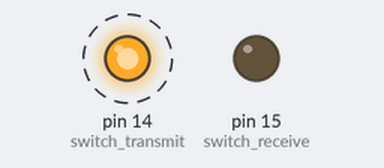
Bench run of a program on a simulated MicroPython board. On the bench: output pins drawn as LEDs (lit = HIGH). Dashed ring = blinking. No radio messages arrive unless stated (any console line starting 'radio sent:' is added by the test bench); pins used as bus, display or sensor lines are not drawn; what the program prints to the serial console is not drawn.

Above: at 0.5 s.
Timing chart, 0 to 3.0 s (numbered marks = the images above):
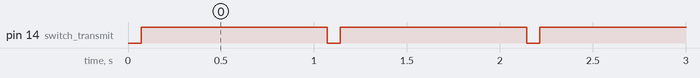

Measured:
- by itself, pin 14 (switch_transmit): alternates HIGH for 1.0 s and LOW for 0.07 s

The program:

transmit.py
```python
'''
_________________________   _______________._______  ___.______________
\_   _____/\______   \   \ /   /\_   _____/|   \   \/  /|   \__    ___/
 |    __)   |     ___/\   Y   /  |    __)  |   |\     / |   | |    |
 |     \    |    |     \     /   |     \   |   |/     \ |   | |    |
 \___  /    |____|      \___/    \___  /   |___/___/\  \|___| |____|
     \/                              \/              \_/

'''
import machine
import utime

# Initialize the SPI bus
# Assign chip select (CS) pin (and start it high)
cs = machine.Pin(13, machine.Pin.OUT)
switch_receive = machine.Pin(15, machine.Pin.OUT)
switch_transmit = machine.Pin(14, machine.Pin.OUT)
# Initialize SPI
spi = machine.SPI(1,
                  baudrate=70000, #spi frequency in hertz
                  polarity=0,
                  phase=0,
                  bits=8,
                  firstbit=machine.SPI.MSB,
                  sck=machine.Pin(10),
                  mosi=machine.Pin(11),
                  miso=machine.Pin(12))
'''
In order to write packet data into FIFO user should:
1 Set FifoAddrPtr to FifoTxBaseAddrs.
2 Write PayloadLength bytes to the FIFO (RegFifo)
'''
def send_data(addr, data):
    # Start the SPI transaction by pulling NSEL low
    cs.value(0)

    # Send the bytes through SPI
    mask = 0x80
    tmp = addr | mask
    spi.write(bytes([tmp , data]))
    # End the SPI transaction by pulling NSEL high
    cs.value(1)

def read_data(addr):
    # Start the SPI transaction by pulling NSEL low
    cs.value(0)

    # Send the address byte for read access (bit 7: 1, bits 6-1: 000000)
    mask = 0x00
    spi.write(bytes([addr | mask]))

    # Read the data from the slave (MISO line)
    response = spi.read(1)

    # End the SPI transaction by pulling NSEL high
    cs.value(1)

    return response[0]

def send_packet(byte1, byte2, byte3, byte4, byte5, byte6, byte7, byte8):
    while True:
        addr = 0b0000001
        data = 0b00000000
        send_data(addr,data)

        # LoRa enable

        addr = 0b0000001
        data = 0b10000000
        send_data(addr,data)
        # Standby mode enable

        addr = 0b0000001
        data = 0b10000001
        send_data(addr,data)

        #Set FifoAddrPtr to FifoTxBaseAddrs
        addr = 0b0001101
        data = 0b10000000
        send_data(addr,data)
        #Set RegPreambleLsb (Preamble length),left default = 12
        #addr = 0b0100000
        #Implicit header mode on
        #RegModemConfig1
        addr = 0b0011101
        data = 0b00001101
        send_data(addr,data)
        #coding rate and spreading factor !!!
        #set RegModemconfig2
        addr = 0b0011110
        data = 0b11000100
        send_data(addr,data)

        #Set RegDioMapping1 to 0x01
        addr = 0b1000000
        data = 0b01010101
        send_data(addr,data)
        #Set RegDioMapping2 to 0x01
        addr = 0b1000001
        data = 0b01010000
        send_data(addr,data)

        addr = 0b1000000
        response_data = read_data(addr)

        print(f"Received data from RegDioMapping1: {response_data:08b}")  # Print the response in binary format
        utime.sleep_ms(30)

        addr = 0b1000001
        response_data = read_data(addr)

        print(f"Received data from the RegDioMapping2: {response_data:08b}")  # Print the response in binary format
        utime.sleep_ms(30)

        #Set RegPayloadLength (0x22)
        addr = 0b0100010
        data = 0b00001000 #8 bytes payload
        send_data(addr,data)
        # write the packet to the FIFO MEMORY
        #0x66 0x70 0x76 0x66 0x69 0x78 0x69 0x74 0x71 0x75 0x61 0x64 0x63 0x6F 0x70 0x74
        addr = 0b0000000
        data_values = [byte1, byte2, byte3, byte4, byte5, byte6, byte7, byte8, 0b01110001, 0b01110101, 0b01100001, 0b01100100, 0b01100011, 0b01101111, 0b01110000, 0b01110100]
        for data in data_values:
            send_data(addr, data)

        #TX INIT
        addr = 0b0000001
        data = 0b00000011
        send_data(addr,data)
        switch_transmit.value(1)
        # while True:
        # Read the response from the slave and print it
        addr = 0b0000001
        response_data = read_data(addr)

        print(f"Received data from the slave: {response_data:08b}")  # Print the response in binary format
        utime.sleep_ms(1000)

        response_data = read_data(addr)
        print(f"Received data from the slave: {response_data:08b}")  # Print the response in binary format
        switch_transmit.value(0)


send_packet(0b00000001,0b00000010,0b00000011,0b00000100,0b00000101,0b00000110,0b00000111,0b00001000)
```
